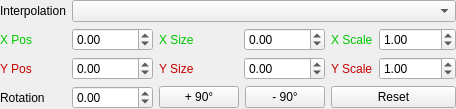
            <widget class="QWidget" name="transformActuator">
             <layout class="QGridLayout" name="gridLayout_5">
              <property name="leftMargin">
               <number>0</number>
              </property>
              <property name="topMargin">
               <number>0</number>
              </property>
              <property name="rightMargin">
               <number>0</number>
              </property>
              <property name="bottomMargin">
               <number>0</number>
              </property>
              <item row="3" column="2" colspan="2">
               <layout class="QHBoxLayout" name="horizontalLayout_6">
                <item>
                 <widget class="QPushButton" name="btnTransformPlus90">
                  <property name="sizePolicy">
                   <sizepolicy hsizetype="Maximum" vsizetype="Fixed">
                    <horstretch>0</horstretch>
                    <verstretch>0</verstretch>
                   </sizepolicy>
                  </property>
                  <property name="text">
                   <string>+ 90°</string>
                  </property>
                 </widget>
                </item>
                <item>
                 <widget class="QPushButton" name="btnTransformMinus90">
                  <property name="sizePolicy">
                   <sizepolicy hsizetype="Maximum" vsizetype="Fixed">
                    <horstretch>0</horstretch>
                    <verstretch>0</verstretch>
                   </sizepolicy>
                  </property>
                  <property name="text">
                   <string>- 90°</string>
                  </property>
                 </widget>
                </item>
               </layout>
              </item>
              <item row="2" column="1">
               <widget class="QDoubleSpinBox" name="transformEndPosY">
                <property name="sizePolicy">
                 <sizepolicy hsizetype="Minimum" vsizetype="Fixed">
                  <horstretch>0</horstretch>
                  <verstretch>0</verstretch>
                 </sizepolicy>
                </property>
                <property name="minimum">
                 <double>-10000.000000000000000</double>
                </property>
                <property name="maximum">
                 <double>10000.000000000000000</double>
                </property>
                <property name="stepType">
                 <enum>QAbstractSpinBox::AdaptiveDecimalStepType</enum>
                </property>
               </widget>
              </item>
              <item row="1" column="1">
               <widget class="QDoubleSpinBox" name="transformEndPosX">
                <property name="sizePolicy">
                 <sizepolicy hsizetype="Minimum" vsizetype="Fixed">
                  <horstretch>0</horstretch>
                  <verstretch>0</verstretch>
                 </sizepolicy>
                </property>
                <property name="minimum">
                 <double>-10000.000000000000000</double>
                </property>
                <property name="maximum">
                 <double>10000.000000000000000</double>
                </property>
                <property name="stepType">
                 <enum>QAbstractSpinBox::AdaptiveDecimalStepType</enum>
                </property>
               </widget>
              </item>
              <item row="1" column="0">
               <widget class="QLabel" name="label_23">
                <property name="styleSheet">
                 <string notr="true">color: rgb(0, 200, 0)</string>
                </property>
                <property name="text">
                 <string>X Pos</string>
                </property>
               </widget>
              </item>
              <item row="0" column="0">
               <widget class="QLabel" name="label_15">
                <property name="text">
                 <string>Interpolation</string>
                </property>
               </widget>
              </item>
              <item row="1" column="2">
               <widget class="QLabel" name="label_24">
                <property name="styleSheet">
                 <string notr="true">color: rgb(0, 200, 0)</string>
                </property>
                <property name="text">
                 <string>X Size</string>
                </property>
               </widget>
              </item>
              <item row="2" column="2">
               <widget class="QLabel" name="label_2">
                <property name="styleSheet">
                 <string notr="true">color: rgb(200,0, 0)</string>
                </property>
                <property name="text">
                 <string>Y Size</string>
                </property>
               </widget>
              </item>
              <item row="2" column="5">
               <widget class="QDoubleSpinBox" name="transformEndScaleY">
                <property name="minimum">
                 <double>0.000000000000000</double>
                </property>
                <property name="maximum">
                 <double>10000.000000000000000</double>
                </property>
                <property name="singleStep">
                 <double>0.100000000000000</double>
                </property>
                <property name="stepType">
                 <enum>QAbstractSpinBox::AdaptiveDecimalStepType</enum>
                </property>
                <property name="value">
                 <double>1.000000000000000</double>
                </property>
               </widget>
              </item>
              <item row="1" column="5">
               <widget class="QDoubleSpinBox" name="transformEndScaleX">
                <property name="sizePolicy">
                 <sizepolicy hsizetype="Minimum" vsizetype="Fixed">
                  <horstretch>0</horstretch>
                  <verstretch>0</verstretch>
                 </sizepolicy>
                </property>
                <property name="minimum">
                 <double>0.000000000000000</double>
                </property>
                <property name="maximum">
                 <double>10000.000000000000000</double>
                </property>
                <property name="singleStep">
                 <double>0.100000000000000</double>
                </property>
                <property name="stepType">
                 <enum>QAbstractSpinBox::AdaptiveDecimalStepType</enum>
                </property>
                <property name="value">
                 <double>1.000000000000000</double>
                </property>
               </widget>
              </item>
              <item row="2" column="0">
               <widget class="QLabel" name="label_26">
                <property name="styleSheet">
                 <string notr="true">color: rgb(200,0, 0)</string>
                </property>
                <property name="text">
                 <string>Y Pos</string>
                </property>
               </widget>
              </item>
              <item row="2" column="4">
               <widget class="QLabel" name="label_29">
                <property name="styleSheet">
                 <string notr="true">color: rgb(200,0, 0)</string>
                </property>
                <property name="text">
                 <string>Y Scale</string>
                </property>
               </widget>
              </item>
              <item row="1" column="3">
               <widget class="QDoubleSpinBox" name="transformEndSizeX">
                <property name="sizePolicy">
                 <sizepolicy hsizetype="Minimum" vsizetype="Fixed">
                  <horstretch>0</horstretch>
                  <verstretch>0</verstretch>
                 </sizepolicy>
                </property>
                <property name="minimum">
                 <double>-10000.000000000000000</double>
                </property>
                <property name="maximum">
                 <double>10000.000000000000000</double>
                </property>
                <property name="stepType">
                 <enum>QAbstractSpinBox::AdaptiveDecimalStepType</enum>
                </property>
               </widget>
              </item>
              <item row="3" column="1">
               <widget class="QDoubleSpinBox" name="transformEndRotation">
                <property name="wrapping">
                 <bool>true</bool>
                </property>
                <property name="minimum">
                 <double>-10000.000000000000000</double>
                </property>
                <property name="maximum">
                 <double>10000.000000000000000</double>
                </property>
                <property name="stepType">
                 <enum>QAbstractSpinBox::AdaptiveDecimalStepType</enum>
                </property>
               </widget>
              </item>
              <item row="1" column="4">
               <widget class="QLabel" name="label_25">
                <property name="styleSheet">
                 <string notr="true">color: rgb(0, 200, 0)</string>
                </property>
                <property name="text">
                 <string>X Scale</string>
                </property>
               </widget>
              </item>
              <item row="3" column="0">
               <widget class="QLabel" name="label_28">
                <property name="text">
                 <string>Rotation</string>
                </property>
               </widget>
              </item>
              <item row="3" column="4" colspan="2">
               <widget class="QPushButton" name="btnTransformReset">
                <property name="sizePolicy">
                 <sizepolicy hsizetype="Minimum" vsizetype="Fixed">
                  <horstretch>0</horstretch>
                  <verstretch>0</verstretch>
                 </sizepolicy>
                </property>
                <property name="text">
                 <string>Reset</string>
                </property>
               </widget>
              </item>
              <item row="2" column="3">
               <widget class="QDoubleSpinBox" name="transformEndSizeY">
                <property name="minimum">
                 <double>-10000.000000000000000</double>
                </property>
                <property name="maximum">
                 <double>10000.000000000000000</double>
                </property>
                <property name="stepType">
                 <enum>QAbstractSpinBox::AdaptiveDecimalStepType</enum>
                </property>
               </widget>
              </item>
              <item row="0" column="1" colspan="5">
               <widget class="QComboBox" name="transformInterpolation">
                <property name="sizePolicy">
                 <sizepolicy hsizetype="Minimum" vsizetype="Fixed">
                  <horstretch>0</horstretch>
                  <verstretch>0</verstretch>
                 </sizepolicy>
                </property>
               </widget>
              </item>
             </layout>
            </widget>
